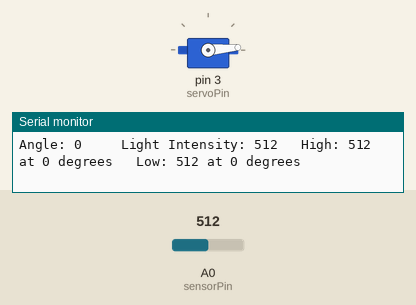
Simulated run of this sketch. Board: Arduino Uno, built with avr-gcc and run on an emulated ATmega328P. Parts: servo, the last lines printed to the serial monitor. The test bench sets the inputs (shaded band); at power-on: A0 (sensorPin) = 512.

Above: at 1.6 s.
At 10.4 s:
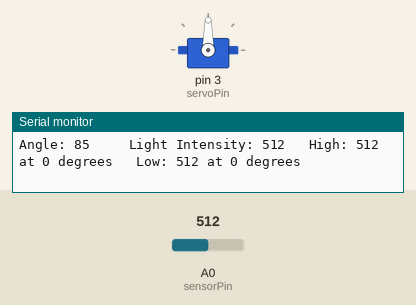
At 19.8 s:
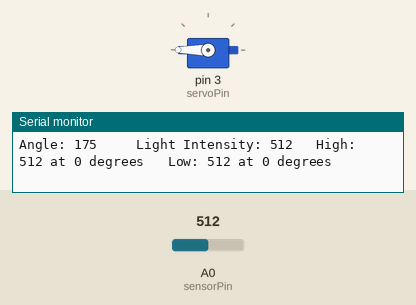
At 37.0 s:
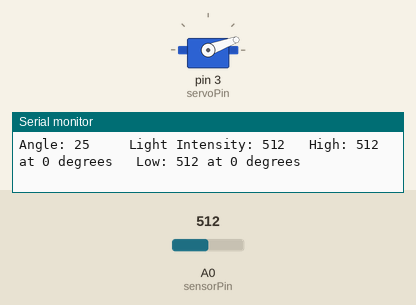
Timing chart, 0 to 40.0 s (numbered marks = the images above):
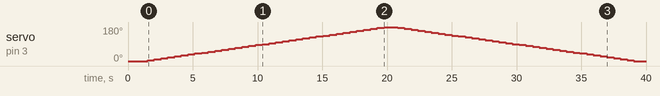

Measured:
- by itself, servo on pin 3 (servoPin): rises from 0° to 180° in 18.3 s, then falls to 0° in 19.3 s

The sketch:

Light_Wave_Radar.ino
```cpp
#include <Servo.h>

const int sensorPin = A0;
const int servoPin = 3;

int lightAmount = 0;
int servoAngle = 0;
int lightLow = 1023;
int lightHigh = 0;
int angleLow = 180;
int angleHigh = 0;
int increment = 5;

Servo myServo;

void setup() {
  // put your setup code here, to run once:
  Serial.begin(9600);
  myServo.attach(servoPin);
  myServo.write(servoAngle);
  delay(1000);

}

void collectData(){
  myServo.write(servoAngle);
  delay(500);

  lightAmount = analogRead(sensorPin);

  if (lightAmount > lightHigh){
    lightHigh = lightAmount;
    angleHigh = servoAngle;
  }

  if (lightAmount < lightLow) {
    lightLow = lightAmount;
    angleLow = servoAngle;
  }
}

void printData() {

  Serial.print("Angle: ");
  Serial.print(servoAngle);
  Serial.print("     Light Intensity: ");
  Serial.print(lightAmount);
  Serial.print("   High: ");
  Serial.print(lightHigh);
  Serial.print(" at ");
  Serial.print(angleHigh);
  Serial.print(" degrees   Low: ");
  Serial.print(lightLow);
  Serial.print(" at ");
  Serial.print(angleLow);
  Serial.println(" degrees");
}

void loop() {

    for (servoAngle = 0; servoAngle <= 180; servoAngle = servoAngle + increment){
      collectData();
      printData();
    }
    for (servoAngle = 180; servoAngle >= 0; servoAngle = servoAngle - increment){
      collectData();
      printData();
    }
}
```
